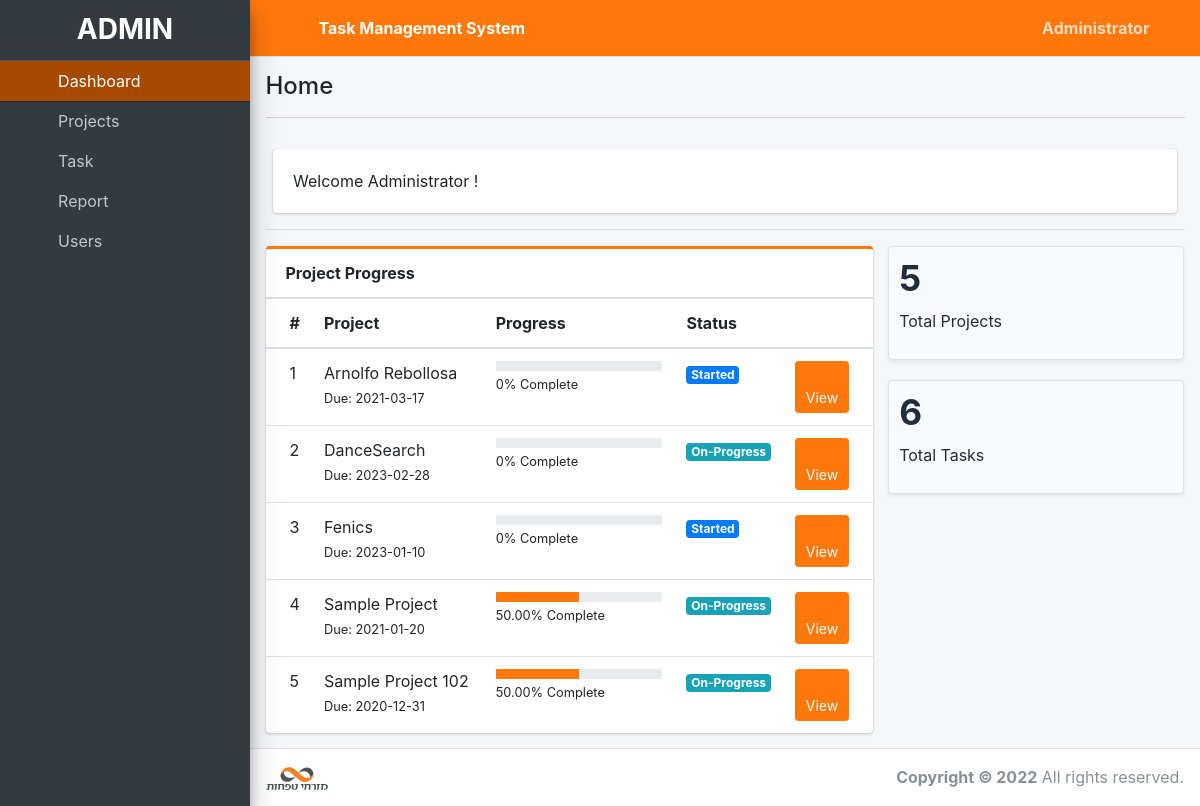
The page / (signed in) on the database its author committed.
### tables this page shows
CREATE TABLE `project_list` (
  `id` int(30) NOT NULL,
  `name` varchar(200) NOT NULL,
  `description` text NOT NULL,
  `status` tinyint(2) NOT NULL,
  `start_date` date NOT NULL,
  `end_date` date NOT NULL,
  `manager_id` int(30) NOT NULL,
  `user_ids` text NOT NULL,
  `date_created` datetime NOT NULL DEFAULT current_timestamp(),
  `repository` varchar(255) NOT NULL
);

### home.php (the view, shortened to what this page needs)
<?php include('db_connect.php') ?>
 <div class="col-12">
          <div class="card">
            <div class="card-body">
              Welcome <?php echo $_SESSION['login_name'] ?>!
            </div>
          </div>
  </div>
  <hr>
  <?php
     $where2 = "";
    ?>
      <div class="row">
        <div class="col-md-8">
        <div class="card card-outline card-success">
          <div class="card-header">
            <b>Project Progress</b>
          </div>
          <div class="card-body p-0">
            <div class="table-responsive">
              <table class="table m-0 table-hover">
                <colgroup>
                  <col width="5%">
                  <col width="30%">
                  <col width="35%">
                  <col width="15%">
                  <col width="15%">
                </colgroup>
                <thead>
                  <th>#</th>
                  <th>Project</th>
                  <th>Progress</th>
                  <th>Status</th>
                  <th></th>
                </thead>
                <tbody>
                <?php
                $i = 1;
                $stat = array("Pending","Started","On-Progress","On-Hold","Over Due","Done");
                $where = "";
                $qry = $conn->query("SELECT * FROM project_list $where order by name asc");
                while($row= $qry->fetch_assoc()):
                $tprog = $conn->query("SELECT * FROM task_list where project_id = {$row['id']}")->num_rows;
                $cprog = $conn->query("SELECT * FROM task_list where project_id = {$row['id']} and status = 3")->num_rows;
                $prog = $tprog > 0 ? ($cprog/$tprog) * 100 : 0;
                $prog = $prog > 0 ?  number_format($prog,2) : $prog;
                $prod = $conn->query("SELECT * FROM user_productivity where project_id = {$row['id']}")->num_rows;
                if($row['status'] == 0 && strtotime(date('Y-m-d')) >= strtotime($row['start_date'])):
                if($prod  > 0  || $cprog > 0)
                  $row['status'] = 2;
                else
                  $row['status'] = 1;
                elseif($row['status'] == 0 && strtotime(date('Y-m-d')) > strtotime($row['end_date'])):
                $row['status'] = 4;
                endif;
                  ?>
                  <tr>
                      <td>
                         <?php echo $i++ ?>
                      </td>
                      <td>
                          <a>
                              <?php echo ucwords($row['name']) ?>
                          </a>
                          <br>
                          <small>
                              Due: <?php echo date("Y-m-d",strtotime($row['end_date'])) ?>
                          </small>
                      </td>
                      <td class="project_progress">
                          <div class="progress progress-sm">
                              <div class="progress-bar bg-green" role="progressbar" aria-valuenow="57" aria-valuemin="0" aria-valuemax="100" style="width: <?php echo $prog ?>%">
                              </div>
                          </div>
                          <small>
                              <?php echo $prog ?>% Complete
                          </small>
                      </td>
                      <td class="project-state">
                          <?php
                            if($stat[$row['status']] =='Pending'){
                              echo "<span class='badge badge-secondary'>{$stat[$row['status']]}</span>";
                            }elseif($stat[$row['status']] =='Started'){
                              echo "<span class='badge badge-primary'>{$stat[$row['status']]}</span>";
                            }elseif($stat[$row['status']] =='On-Progress'){
                              echo "<span class='badge badge-info'>{$stat[$row['status']]}</span>";
                            }elseif($stat[$row['status']] =='On-Hold'){
                              echo "<span class='badge badge-warning'>{$stat[$row['status']]}</span>";
                            }elseif($stat[$row['status']] =='Over Due'){
                              echo "<span class='badge badge-danger'>{$stat[$row['status']]}</span>";
                            }elseif($stat[$row['status']] =='Done'){
                              echo "<span class='badge badge-success'>{$stat[$row['status']]}</span>";
                            }
                          ?>
                      </td>
                      <td>
                        <a class="btn btn-primary btn-sm" href="./index.php?page=view_project&id=<?php echo $row['id'] ?>">
                              <i class="fas fa-folder">
                              </i>
                              View
                        </a>
                      </td>
                  </tr>
                <?php endwhile; ?>
                </tbody>
              </table>
            </div>
          </div>
        </div>
        </div>
        <div class="col-md-4">
          <div class="row">
          <div class="col-12 col-sm-6 col-md-12">
            <div class="small-box bg-light shadow-sm border">
              <div class="inner">
                <h3><?php echo $conn->query("SELECT * FROM project_list $where")->num_rows; ?></h3>
                <p>Total Projects</p>
              </div>
              <div class="icon">
                <i class="fa fa-layer-group"></i>
              </div>
            </div>
          </div>
           <div class="col-12 col-sm-6 col-md-12">
            <div class="small-box bg-light shadow-sm border">
              <div class="inner">
                <h3><?php echo $conn->query("SELECT t.*,p.name as pname,p.start_date,p.status as pstatus, p.end_date,p.id as pid FROM task_list t inner join project_list p on p.id = t.project_id $where2")->num_rows; ?></h3>
                <p>Total Tasks</p>
              </div>
              <div class="icon">
                <i class="fa fa-tasks"></i>
              </div>
            </div>
          </div>
      </div>
        </div>
      </div>

### rows shown on the page
project_list: name "Arnolfo Rebollosa", end_date "2021-03-17", prog "0", status "Started"
project_list: name "DanceSearch", end_date "2023-02-28", prog "0", status "On-Progress"
project_list: name "Fenics", end_date "2023-01-10", prog "0", status "Started"
project_list: name "Sample Project", end_date "2021-01-20", prog "50.00", manager "On-Progress"
project_list: name "Sample Project 102", end_date "2020-12-31", prog "50.00", status "On-Progress"

### other values the page prints
$_SESSION['system']['name'] "Task Management System"
$_SESSION['login_firstname'] "Administrator"
$title "Home"
$_SESSION['login_name'] "Administrator"
$conn->query("SELECT * FROM project_list $where")->num_rows "5"
